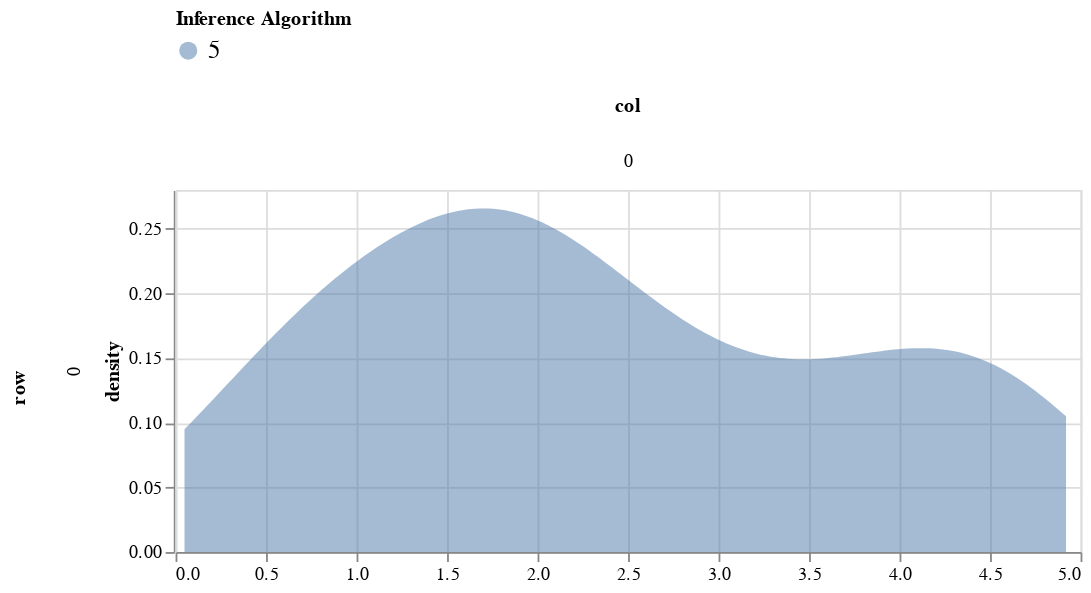

Write notebook code for a chart like this one.
### Code cell
param = 'sigma'
dfs = []
for c0 in [5]:
    df = get_post_df(np.squeeze(particles_uniform[c0][param]))
    df['source'] = str(c0)
    dfs.append(df)
plot_density(pd.concat(dfs), 500, 200).interactive()

### Figure 1 — Vega-Lite specification as saved in the notebook (floating-point values rounded to 4 significant figures)
{"config": {"view": {"continuousWidth": 400, "continuousHeight": 300}}, "data": {"name": "data-a39dd2c78a3662591d8cc06db83b83f5"}, "mark": {"type": "area", "opacity": 0.5}, "encoding": {"color": {"type": "nominal", "field": "source", "legend": {"labelFontSize": 14, "orient": "top"}, "title": "Inference Algorithm"}, "column": {"type": "quantitative", "field": "col"}, "row": {"type": "quantitative", "field": "row"}, "x": {"type": "quantitative", "field": "value", "title": null}, "y": {"type": "quantitative", "field": "density"}}, "height": 200, "resolve": {"scale": {"x": "independent"}}, "selection": {"selector032": {"type": "interval", "bind": "scales", "encodings": ["x", "y"]}}, "transform": [{"fold": ["value"]}, {"density": "value", "groupby": ["cn", "row", "col", "source"]}], "width": 500, "$schema": "https://vega.github.io/schema/vega-lite/v4.8.1.json", "datasets": {"data-a39dd2c78a3662591d8cc06db83b83f5": [{"idx": 0, "row": 0, "col": 0, "value": 0.8492, "source": "5"}, {"idx": 1, "row": 0, "col": 0, "value": 3.83, "source": "5"}, {"idx": 2, "row": 0, "col": 0, "value": 0.07895, "source": "5"}, {"idx": 3, "row": 0, "col": 0, "value": 4.499, "source": "5"}, {"idx": 4, "row": 0, "col": 0, "value": 0.9907, "source": "5"}, {"idx": 5, "row": 0, "col": 0, "value": 3.842, "source": "5"}, {"idx": 6, "row": 0, "col": 0, "value": 1.135, "source": "5"}, {"idx": 7, "row": 0, "col": 0, "value": 3.525, "source": "5"}, {"idx": 8, "row": 0, "col": 0, "value": 1.884, "source": "5"}, {"idx": 9, "row": 0, "col": 0, "value": 4.413, "source": "5"}, {"idx": 10, "row": 0, "col": 0, "value": 0.9121, "source": "5"}, {"idx": 11, "row": 0, "col": 0, "value": 1.703, "source": "5"}, {"idx": 12, "row": 0, "col": 0, "value": 3.737, "source": "5"}, {"idx": 13, "row": 0, "col": 0, "value": 4.816, "source": "5"}, {"idx": 14, "row": 0, "col": 0, "value": 2.189, "source": "5"}, {"idx": 15, "row": 0, "col": 0, "value": 1.733, "source": "5"}, {"idx": 16, "row": 0, "col": 0, "value": 0.556, "source": "5"}, {"idx": 17, "row": 0, "col": 0, "value": 1.999, "source": "5"}, {"idx": 18, "row": 0, "col": 0, "value": 1.475, "source": "5"}, {"idx": 19, "row": 0, "col": 0, "value": 2.491, "source": "5"}, {"idx": 20, "row": 0, "col": 0, "value": 2.842, "source": "5"}, {"idx": 21, "row": 0, "col": 0, "value": 0.6912, "source": "5"}, {"idx": 22, "row": 0, "col": 0, "value": 2.235, "source": "5"}, {"idx": 23, "row": 0, "col": 0, "value": 4.16, "source": "5"}, {"idx": 24, "row": 0, "col": 0, "value": 2.904, "source": "5"}, {"idx": 25, "row": 0, "col": 0, "value": 2.232, "source": "5"}, {"idx": 26, "row": 0, "col": 0, "value": 2.88, "source": "5"}, {"idx": 27, "row": 0, "col": 0, "value": 1.681, "source": "5"}, {"idx": 28, "row": 0, "col": 0, "value": 0.8085, "source": "5"}, {"idx": 29, "row": 0, "col": 0, "value": 1.714, "source": "5"}, {"idx": 30, "row": 0, "col": 0, "value": 1.895, "source": "5"}, {"idx": 31, "row": 0, "col": 0, "value": 0.2899, "source": "5"}, {"idx": 32, "row": 0, "col": 0, "value": 0.7842, "source": "5"}, {"idx": 33, "row": 0, "col": 0, "value": 1.051, "source": "5"}, {"idx": 34, "row": 0, "col": 0, "value": 1.833, "source": "5"}, {"idx": 35, "row": 0, "col": 0, "value": 3.988, "source": "5"}, {"idx": 36, "row": 0, "col": 0, "value": 2.067, "source": "5"}, {"idx": 37, "row": 0, "col": 0, "value": 4.555, "source": "5"}, {"idx": 38, "row": 0, "col": 0, "value": 2.132, "source": "5"}, {"idx": 39, "row": 0, "col": 0, "value": 1.546, "source": "5"}, {"idx": 40, "row": 0, "col": 0, "value": 1.508, "source": "5"}, {"idx": 41, "row": 0, "col": 0, "value": 0.948, "source": "5"}, {"idx": 42, "row": 0, "col": 0, "value": 1.855, "source": "5"}, {"idx": 43, "row": 0, "col": 0, "value": 1.667, "source": "5"}, {"idx": 44, "row": 0, "col": 0, "value": 1.588, "source": "5"}, {"idx": 45, "row": 0, "col": 0, "value": 3.835, "source": "5"}, {"idx": 46, "row": 0, "col": 0, "value": 2.678, "source": "5"}, {"idx": 47, "row": 0, "col": 0, "value": 1.493, "source": "5"}, {"idx": 48, "row": 0, "col": 0, "value": 2.937, "source": "5"}, {"idx": 49, "row": 0, "col": 0, "value": 3.92, "source": "5"}, {"idx": 50, "row": 0, "col": 0, "value": 0.1033, "source": "5"}, {"idx": 51, "row": 0, "col": 0, "value": 4.669, "source": "5"}, {"idx": 52, "row": 0, "col": 0, "value": 0.04937, "source": "5"}, {"idx": 53, "row": 0, "col": 0, "value": 1.535, "source": "5"}, {"idx": 54, "row": 0, "col": 0, "value": 0.4185, "source": "5"}, {"idx": 55, "row": 0, "col": 0, "value": 4.514, "source": "5"}, {"idx": 56, "row": 0, "col": 0, "value": 4.725, "source": "5"}, {"idx": 57, "row": 0, "col": 0, "value": 1.595, "source": "5"}, {"idx": 58, "row": 0, "col": 0, "value": 2.66, "source": "5"}, {"idx": 59, "row": 0, "col": 0, "value": 3.939, "source": "5"}, {"idx": 60, "row": 0, "col": 0, "value": 3.272, "source": "5"}, {"idx": 61, "row": 0, "col": 0, "value": 4.694, "source": "5"}, {"idx": 62, "row": 0, "col": 0, "value": 0.3341, "source": "5"}, {"idx": 63, "row": 0, "col": 0, "value": 2.639, "source": "5"}, {"idx": 64, "row": 0, "col": 0, "value": 0.2283, "source": "5"}, {"idx": 65, "row": 0, "col": 0, "value": 1.091, "source": "5"}, {"idx": 66, "row": 0, "col": 0, "value": 2.894, "source": "5"}, {"idx": 67, "row": 0, "col": 0, "value": 3.625, "source": "5"}, {"idx": 68, "row": 0, "col": 0, "value": 2.059, "source": "5"}, {"idx": 69, "row": 0, "col": 0, "value": 4.581, "source": "5"}, {"idx": 70, "row": 0, "col": 0, "value": 1.964, "source": "5"}, {"idx": 71, "row": 0, "col": 0, "value": 4.711, "source": "5"}, {"idx": 72, "row": 0, "col": 0, "value": 1.755, "source": "5"}, {"idx": 73, "row": 0, "col": 0, "value": 1.025, "source": "5"}, {"idx": 74, "row": 0, "col": 0, "value": 0.7643, "source": "5"}, {"idx": 75, "row": 0, "col": 0, "value": 3.918, "source": "5"}, {"idx": 76, "row": 0, "col": 0, "value": 1.758, "source": "5"}, {"idx": 77, "row": 0, "col": 0, "value": 0.8848, "source": "5"}, {"idx": 78, "row": 0, "col": 0, "value": 4.124, "source": "5"}, {"idx": 79, "row": 0, "col": 0, "value": 1.602, "source": "5"}, {"idx": 80, "row": 0, "col": 0, "value": 1.073, "source": "5"}, {"idx": 81, "row": 0, "col": 0, "value": 0.6333, "source": "5"}, {"idx": 82, "row": 0, "col": 0, "value": 0.9756, "source": "5"}, {"idx": 83, "row": 0, "col": 0, "value": 4.617, "source": "5"}, {"idx": 84, "row": 0, "col": 0, "value": 2.683, "source": "5"}, {"idx": 85, "row": 0, "col": 0, "value": 1.902, "source": "5"}, {"idx": 86, "row": 0, "col": 0, "value": 3.247, "source": "5"}, {"idx": 87, "row": 0, "col": 0, "value": 2.578, "source": "5"}, {"idx": 88, "row": 0, "col": 0, "value": 0.7256, "source": "5"}, {"idx": 89, "row": 0, "col": 0, "value": 4.565, "source": "5"}, {"idx": 90, "row": 0, "col": 0, "value": 1.332, "source": "5"}, {"idx": 91, "row": 0, "col": 0, "value": 3.51, "source": "5"}, {"idx": 92, "row": 0, "col": 0, "value": 2.43, "source": "5"}, {"idx": 93, "row": 0, "col": 0, "value": 4.92, "source": "5"}, {"idx": 94, "row": 0, "col": 0, "value": 4.121, "source": "5"}, {"idx": 95, "row": 0, "col": 0, "value": 4.731, "source": "5"}, {"idx": 96, "row": 0, "col": 0, "value": 2.17, "source": "5"}, {"idx": 97, "row": 0, "col": 0, "value": 2.359, "source": "5"}, {"idx": 98, "row": 0, "col": 0, "value": 2.958, "source": "5"}, {"idx": 99, "row": 0, "col": 0, "value": 1.968, "source": "5"}]}}
